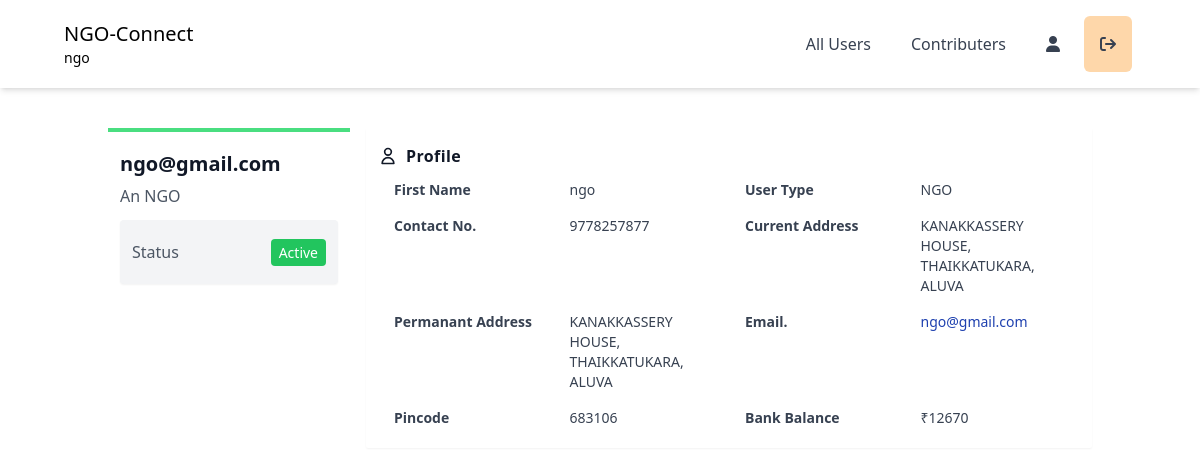
Before: /ngo/ngo_profile_page (signed in) with the older database file.
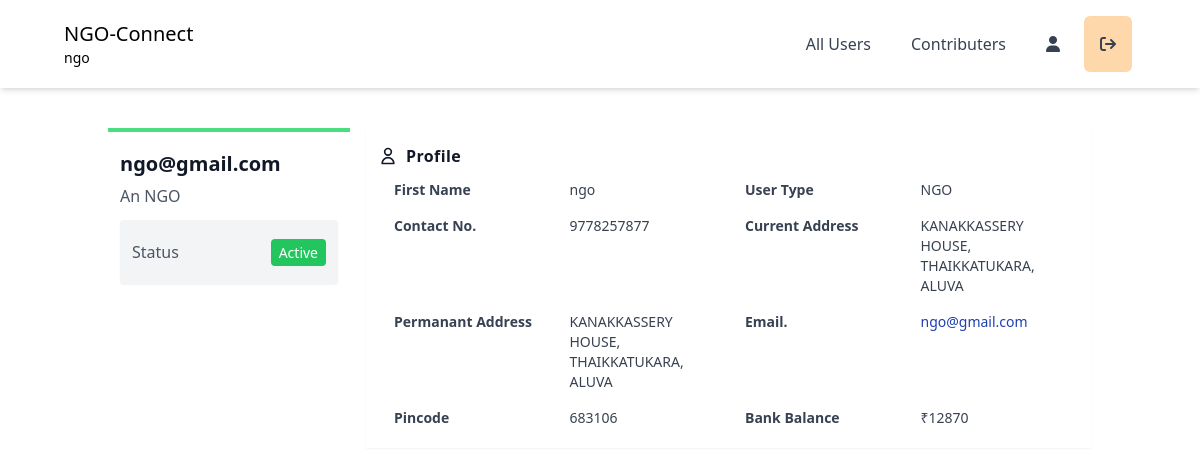
After: the same page with the newer database file.
### ngo/models.py (models this page shows)
class NgoBank(models.Model):
    user = models.OneToOneField(User, on_delete=models.CASCADE)
    current_balance = models.IntegerField(null=True)

### ngo/views.py (the view)
# urls.py: path('ngo_profile_page', views.ngo_profile_page, name="ngo_profile_page"),
def ngo_profile_page(request):
    profile = request.user
    try:
        ngouser = ngousers.objects.get(user=request.user)
    except ngousers.DoesNotExist:
        ngouser = ngousers(user=request.user)
    try:
        bank = NgoBank.objects.get(user=request.user)
    except NgoBank.DoesNotExist:
        bank = NgoBank(user=request.user)
    context = {
        'user' : profile,
        'ngouser' : ngouser,
        'bank' : bank,
    }
    return render(request, 'ngo_profile_page.html', context)

### ngo/templates/ngo_profile_page.html (shortened to what the changed rows need)
<!DOCTYPE html>
<html lang="en">
<head>
    <script src="https://cdn.tailwindcss.com"></script>
    <link rel="stylesheet" href="https://cdnjs.cloudflare.com/ajax/libs/font-awesome/6.1.1/css/all.min.css" />
</head>
<body>
<section id="profile">
    <div class="container mx-auto my-5 p-5">
        <div class="md:flex no-wrap md:-mx-2 ">
            <div class="w-full md:w-3/12 md:mx-2">
                <div class="bg-white p-3 border-t-4 border-green-400">
                    <h1 class="text-gray-900 font-bold text-xl leading-8 my-1">{{ user.username }}</h1>
                </div>
            </div>
            <div class="w-full md:w-9/12 mx-2 h-64">
                <div class="bg-white p-3 shadow-sm rounded-sm">
                    <div class="text-gray-700">
                        <div class="grid md:grid-cols-2 text-sm">
                            <div class="grid grid-cols-2">
                                <div class="px-4 py-2 font-semibold">Bank Balance</div>
                                <div class="px-4 py-2">₹{{ bank.current_balance }}</div>
                            </div>
                        </div>
                    </div>
                </div>
            </div>
        </div>
    </div>
</section>
</body>
</html>

Changed rows visible on the page:
changed NgoBank: current_balance "12670" → "12870"
